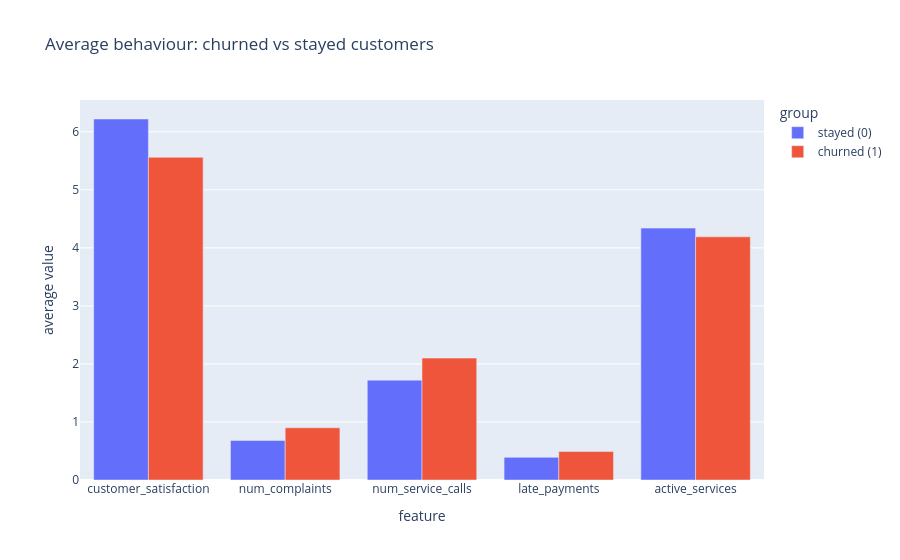

The cell this chart's notebook holds for it:
### Code cell
profile = train_fe.groupby(target)[["customer_satisfaction", "num_complaints", "num_service_calls",
                                    "late_payments", "active_services"]].mean().round(2).T.reset_index()
profile.columns = ["feature", "stayed (0)", "churned (1)"]
fig = px.bar(profile, x="feature", y=["stayed (0)", "churned (1)"], barmode="group",
             labels={"value": "average value", "variable": "group", "feature": "feature"},
             title="Average behaviour: churned vs stayed customers")
fig.show()
dashboard_figures.append(fig)

### Figure 1 — Plotly figure (JSON) as saved in the notebook; plotly's stock layout.template omitted (floating-point values rounded to 4 significant figures)
{"data": [{"alignmentgroup": "True", "hovertemplate": "group=stayed (0)<br>feature=%{x}<br>average value=%{y}<extra></extra>", "legendgroup": "stayed (0)", "marker": {"color": "#636efa", "pattern": {"shape": ""}}, "name": "stayed (0)", "offsetgroup": "stayed (0)", "orientation": "v", "showlegend": true, "textposition": "auto", "type": "bar", "x": ["customer_satisfaction", "num_complaints", "num_service_calls", "late_payments", "active_services"], "xaxis": "x", "y": [6.22, 0.68, 1.72, 0.39, 4.34], "yaxis": "y"}, {"alignmentgroup": "True", "hovertemplate": "group=churned (1)<br>feature=%{x}<br>average value=%{y}<extra></extra>", "legendgroup": "churned (1)", "marker": {"color": "#EF553B", "pattern": {"shape": ""}}, "name": "churned (1)", "offsetgroup": "churned (1)", "orientation": "v", "showlegend": true, "textposition": "auto", "type": "bar", "x": ["customer_satisfaction", "num_complaints", "num_service_calls", "late_payments", "active_services"], "xaxis": "x", "y": [5.56, 0.9, 2.1, 0.49, 4.19], "yaxis": "y"}], "layout": {"barmode": "group", "legend": {"title": {"text": "group"}, "tracegroupgap": 0}, "title": {"text": "Average behaviour: churned vs stayed customers"}, "xaxis": {"anchor": "y", "domain": [0, 1], "title": {"text": "feature"}}, "yaxis": {"anchor": "x", "domain": [0, 1], "title": {"text": "average value"}}}}
